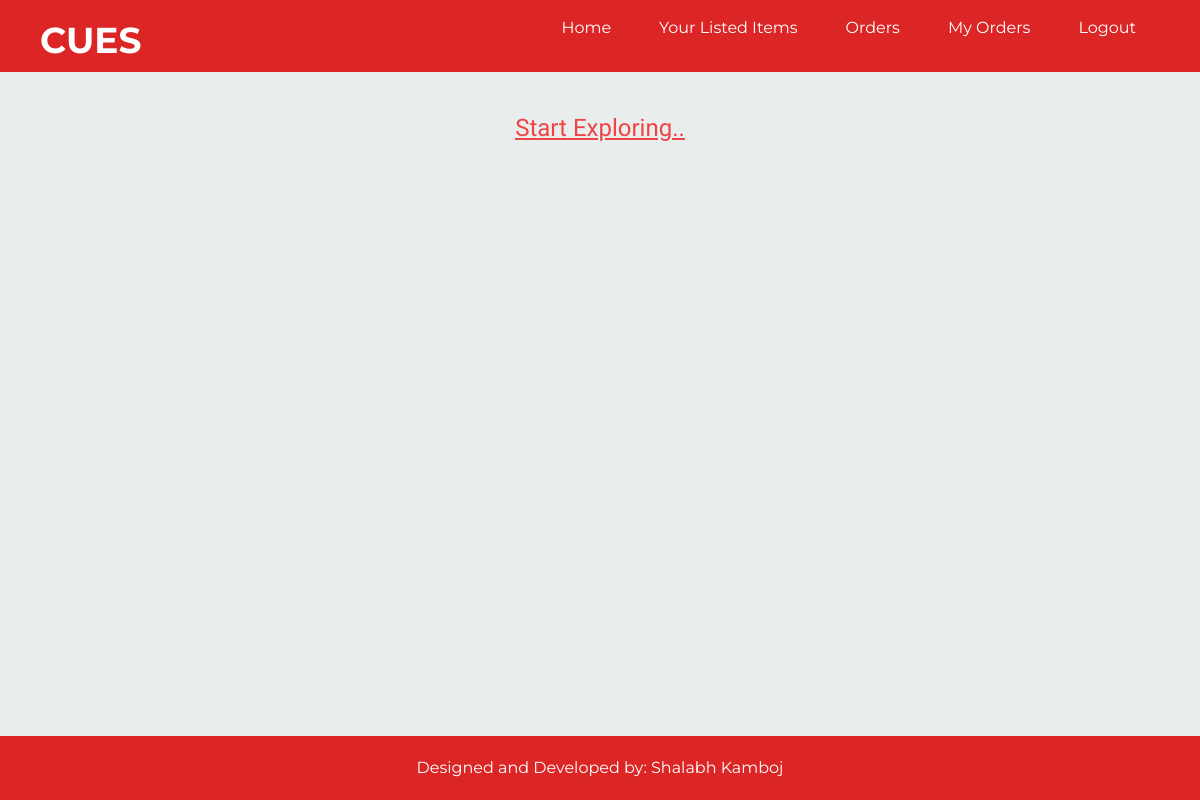
The page /my-orders (signed in) on the database as committed earlier.
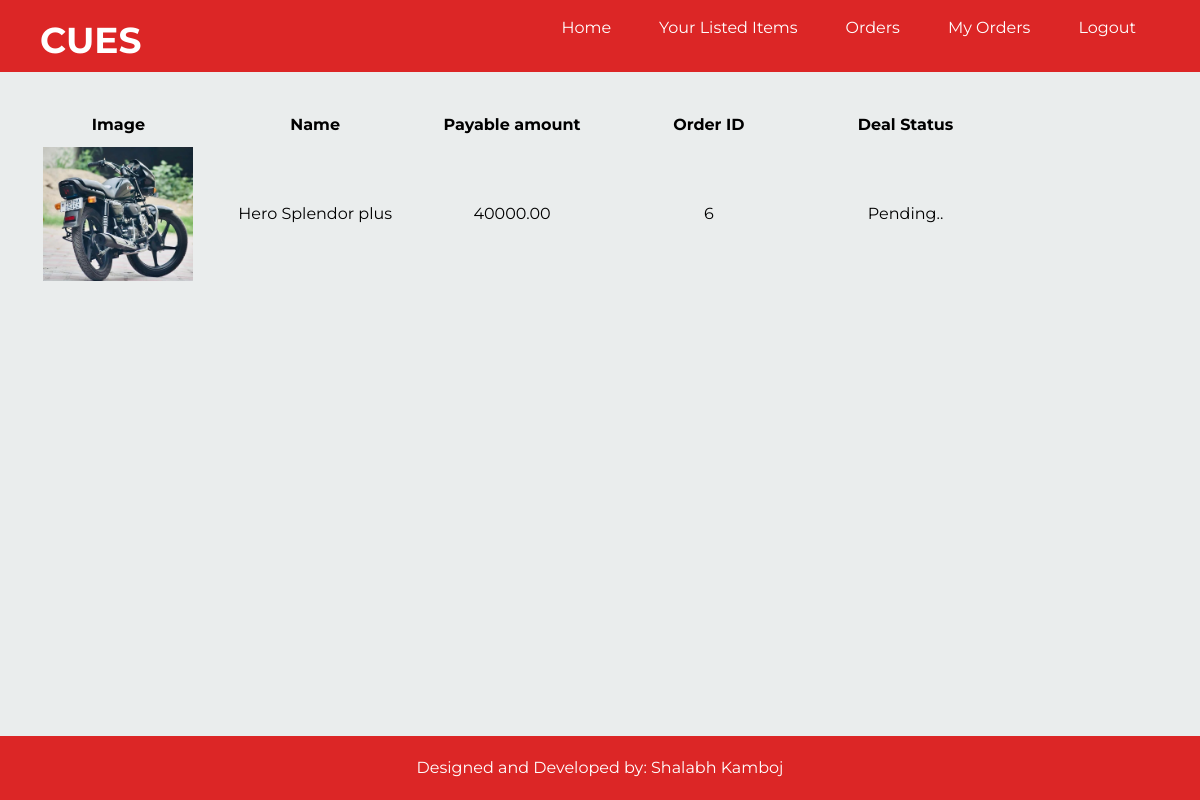
The same page on the database as committed later.
### products/models.py (models this page shows)
class Order(models.Model):
    orderNumber = models.AutoField(primary_key=True)
    seller = models.ForeignKey(Seller, on_delete=models.CASCADE)
    customer = models.ForeignKey(User, on_delete=models.CASCADE)
    slug = models.SlugField(max_length=55)
    title = models.CharField(max_length=50)
    contactNumber = models.IntegerField()
    price = models.DecimalField(max_digits=10, decimal_places=2)
    image = models.TextField(blank=True, null=True)
    delivery_status = models.TextField(blank=True, null=True)
    order_time = models.DateTimeField(auto_now_add=True)

### products/views.py (the view)
# urls.py: path('my-orders', views.my_orders, name="my-orders"),
def my_orders(request):
    customer = request.user
    orders=Order.objects.filter(customer=customer)
    return render(request, 'my-orders.html', {"orders":orders})

### templates/my-orders.html (shortened to what this page needs)
{% extends 'base.html' %} {% block head %}
{% load mathfilters %}
{% endblock head %}
{% block body %}
<div>
  {% if orders %}
    <div class="container mt-10 px-5">
      <table class="table-fixed w-full text-center">
        <thead>
          <tr class="gap-5">
            <th>Image</th>
            <th>Name</th>
            <th>Payable amount</th>
            <th>Order ID</th>
            <th>Deal Status</th>
          </tr>
        </thead>
        <tbody>
          {% for order in orders %}
          <tr class="text-center">
            <td><img src="{{order.image}}" class="img-cropped py-2 mx-auto" alt="{{order.slug}}"></td>
            <td>{{order.title}}</td>
            <td>{{ order.price }}</td>
            <td>{{order.orderNumber}}</td>
              {% if order.delivery_status == "delivered" %}
              <td>Deal Done</td>
              {% elif order.delivery_status == "cancelled" %}
              <td>Deal Cancelled</td>
              {% else %}
              <td>Pending..</td>
              {% endif %}
          </tr>
          {% endfor %}
        </tbody>
      </table>
    </div>
  {% else %}
  <div class="text-center mt-10">
    <h2 class="text-2xl text-red-500 underline "><a href="{% url 'products:home' %}" class="hover:no-underline hover:text-red-600">Start Exploring..</a></h2>
  </div>
  {% endif %}
</div>
{% endblock body %}

Rows that differ between the two databases and show on the page:
added Order: image (picture), title "Hero Splendor plus", price "40000.00", orderNumber "6", shows "Pending.."
Other text that changed with them:
text no longer shown: "Start Exploring.."
text now shown: "Image Name Payable amount Order ID Deal Status"
